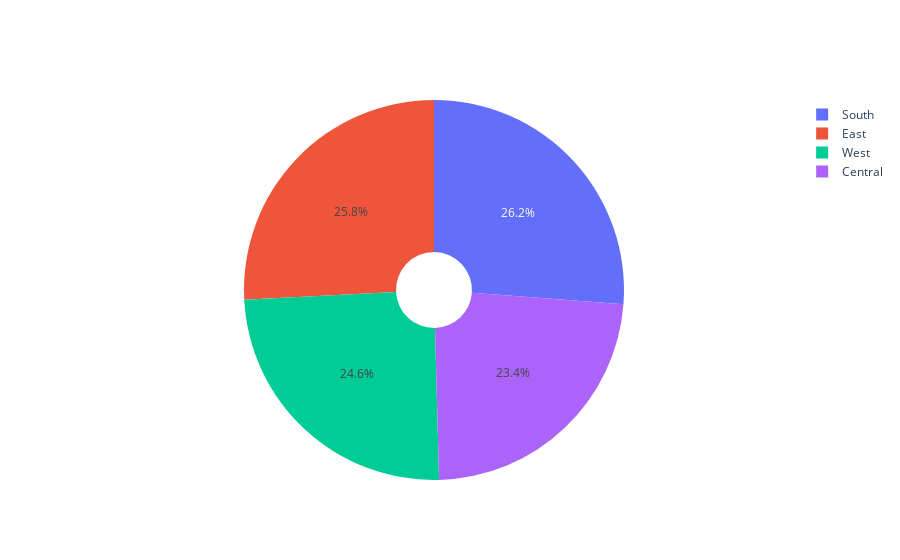

Here is the notebook cell this chart was saved with:
### Markdown cell above
# Region wise Category Sales and Profit

### Code cell
# understanding sales done in all four regions
salesByRegion = store[['Region','Sales']].groupby(by='Region').mean()

fig = go.Figure(go.Pie(labels = salesByRegion.index, 
                       values = salesByRegion.values.ravel(),
                       hole = 0.2))
fig.show()

### Figure 1 — Plotly figure (JSON) as saved in the notebook; plotly's stock layout.template omitted (floating-point values rounded to 4 significant figures)
{"data": [{"hole": 0.2, "labels": ["Central", "East", "South", "West"], "type": "pie", "values": [215.9, 238.5, 241.8, 227.1]}], "layout": {}}
